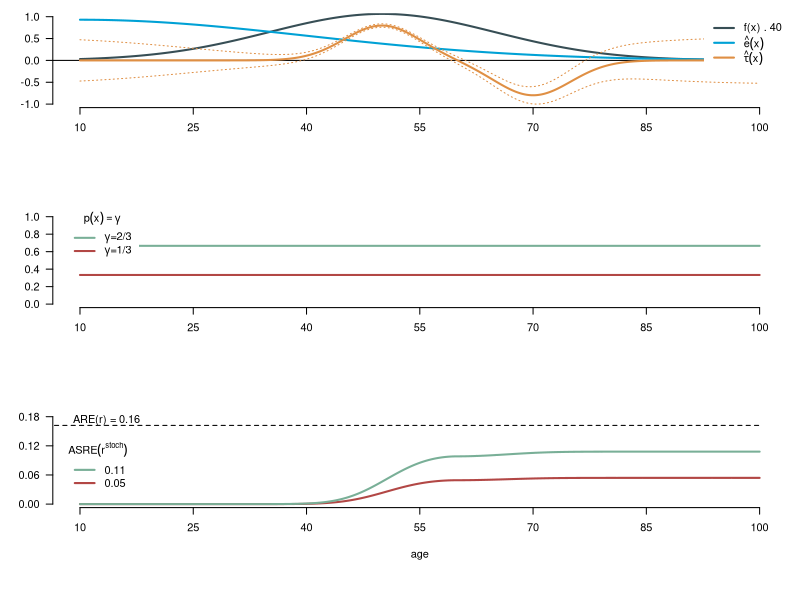
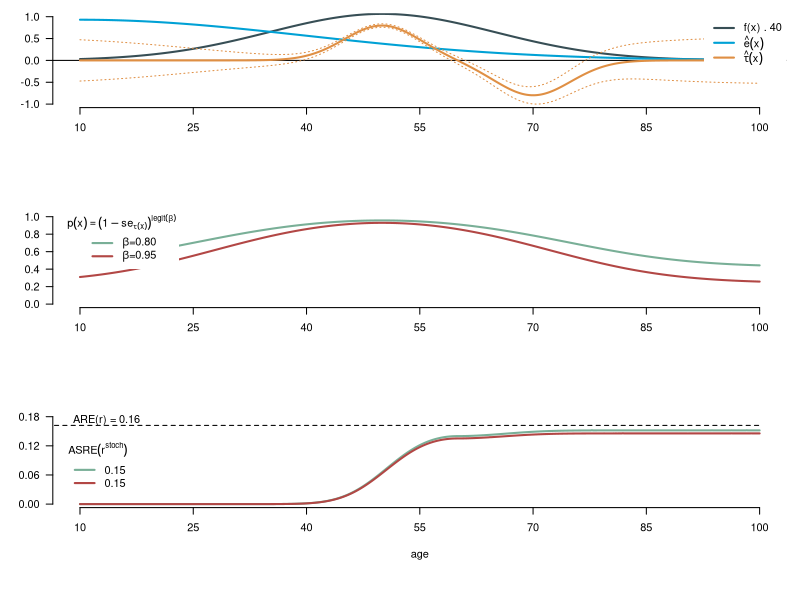
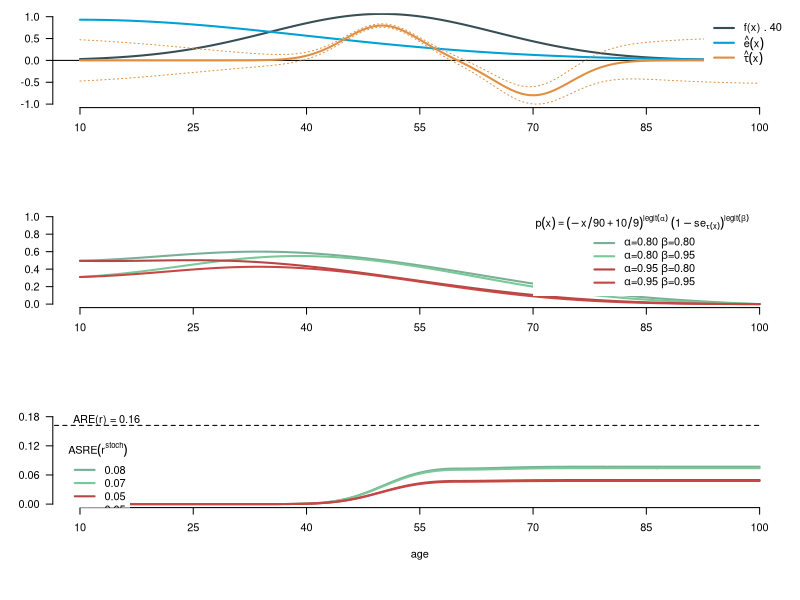
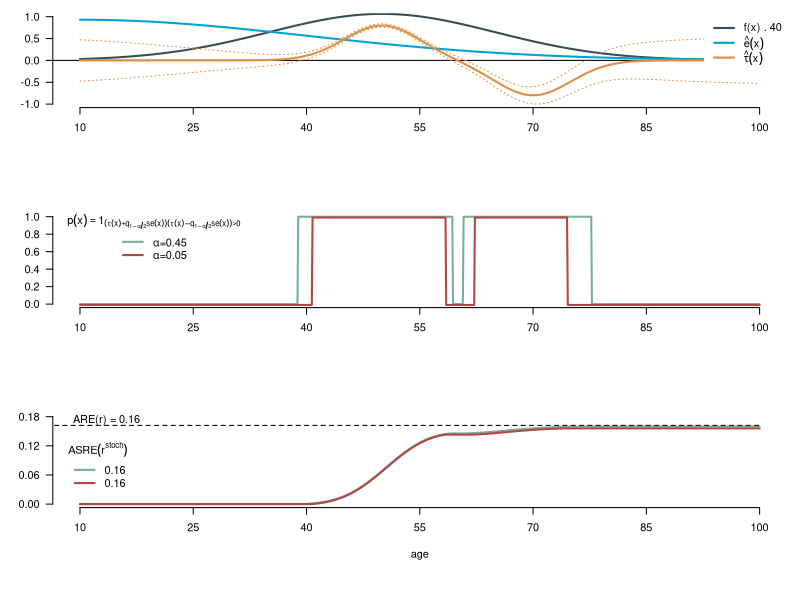
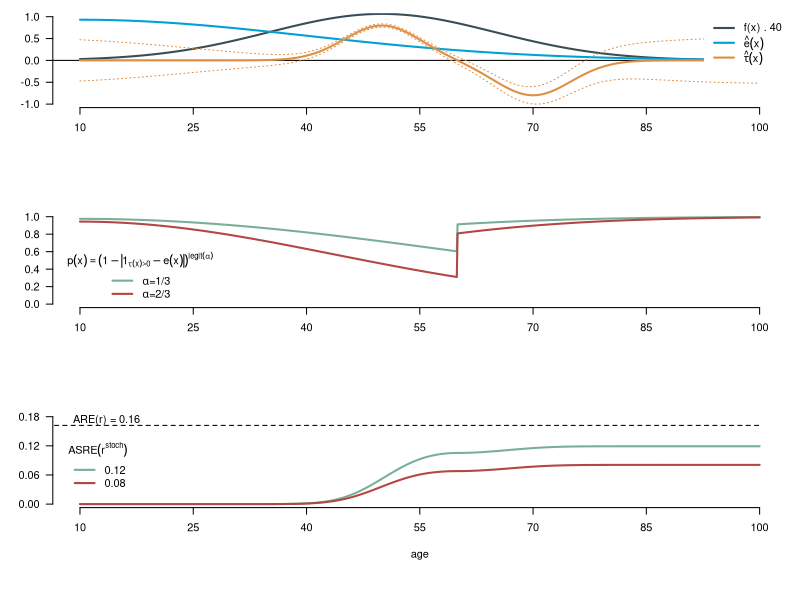

The R source for these figures, in order:
mu1 <- 50
sig1 <- 15

mu2 <- 20
sig2 <- 5

mu3 <- 40
sig3 <- 5

mu4 <- 50
sig4 <- 20

mu5 <- 10
sig5 <- 30

f1 <- function(x) {exp(-(x-mu1)^2/(2*sig1^2)) /(sig1*sqrt(2*pi)) }
f2 <- function(x) {exp(-(x-mu2)^2/(2*sig2^2)) /(sig2*sqrt(2*pi)) }
f3 <- function(x) {exp(-(x-mu3)^2/(2*sig3^2)) /(sig3*sqrt(2*pi)) }
f4 <- function(x) {exp(-(x-mu4)^2/(2*sig4^2)) /(sig4*sqrt(2*pi)) }
f5 <- function(x) {exp(-(x-mu5)^2/(2*sig5^2)) /(sig5*sqrt(2*pi)) }

f <- function(x) f1(x)
e <- function(x) 70*f5(x)

lwst <- .039
expan <- .00165
expit2 <- function(x) abs(1/(1+exp(-x))-.5+lwst)
se <- function(x) expit2(expan*(50-x)^2)
tau <- function(x) { 10*(f2(x-30)-f3(x-30)) }

r_e <- function(x) { 10*(f2(x)-f4(x)) }
i <- function(x) {.5*log((x+1)/(1-x)) }

p <- function(x) {gamma*(1-abs(r_e(x)))^i(alpha) }
#gam <- function(x){(1+exp(.1*(x-60)))^-1}

p1 <- function(x) {gam(x)*abs(tau(x))^i(alpha)*(1-se(x))^i(beta) }


asre_f <- function(x) { p(x)*f(x)*tau(x)*r_e(x) }
asre_f0 <- function(x) { p0(x)*f(x)*tau(x)*(ifelse(tau(x)>0,1,0)-e(x)) }
asre_f1 <- function(x) { p1(x)*f(x)*tau(x)*(ifelse(tau(x)>0,1,0)-e(x)) }

are_f1 <- function(x) { f(x)*tau(x)*(ifelse(tau(x)>0,1,0)-e(x)) }

p2 <- function(x) {gamma*abs(tau(x))^i(alpha) }
asre_f2 <- function(x) { p2(x)*f(x)*tau(x)*r_e(x) }

sim<- seq(10,100,by=.1)

wl <- 10
dev.new(width=wl, height=wl*3, pointsize=7)
par(mar=c(7,4,1,1))
par(mfrow=c(3,1))
par(xpd=FALSE)

# plot 1

plot(1, type="n", bty="n", xaxt="n", xlim=range(sim), ylim=c(-1,1), xlab="", ylab="", las=1)
axis(side=1, at = seq(10,100, by=15))
abline(h=0)
points(sim, 40*sapply(sim, f), type="l", lwd=2, col="#374E55FF")
#points(sim, sapply(sim, r_e), type="l", lwd=2, col="#00A1D5FF")
points(sim, sapply(sim, e), type="l", lwd=2, col="#00A1D5FF")
points(sim, sapply(sim, tau), type="l", lwd=2, col="#DF8F44FF")
points(sim, sapply(sim, function(x) tau(x)+se(x)), type="l", lwd=1, lty=3, col="#DF8F44FF")
points(sim, sapply(sim, function(x) tau(x)-se(x)), type="l", lwd=1, lty=3, col="#DF8F44FF")

par(xpd=TRUE)
legend("topright", box.lty = 0, bg="white",
       legend=c("f(x) . 40", expression(hat(e)(x)), expression(hat(tau)(x))),
       lwd=2, col=c("#374E55FF", "#00A1D5FF","#DF8F44FF"))

plot(1, type="n", bty="n", xaxt="n", xlim=range(sim), ylim=c(0,1), xlab="", ylab="", las=1)
axis(side=1, at = seq(10,100, by=15))

jamacol1 <- c("#79AF97FF", "#79C897")[1]
jamacol2 <- c("#B24745FF", "#C84745")[1]
jamacol <- c(jamacol2, jamacol1)

n <- 4
it <- 0
p0 <- function(x) {gamma }

for (k in seq(0,1,length=n)[-c(1,n)]) {
        gamma <- k
it <- it+1
lines(sim, sapply(sim, p0), lwd=2, col=jamacol[it])
}

legend(8,1.06, box.lty = 0, title=expression(p(x)==gamma),
       legend=rev(c(expression(paste(gamma, "=1/3 ")),
                expression(paste(gamma, "=2/3 ")))),
       lwd=2, col=rev(jamacol))


plot(1, type="n", bty="n", xaxt="n", yaxt="n", xlim=range(sim), ylim=c(0,.18), xlab="age", ylab="")
axis(side=1, at = seq(10,100, by=15))
axis(side=2, at = seq(0,.18, length=4), las=1)

n <- 4
it <- 0
asre_val <- list()

for (k in seq(0,1,length=n)[-c(1,n)]) {
        gamma <- k
        it <- it+1
        lines(sim, sapply(sim, function(x) integrate(asre_f0, lower=10, upper=x)$value), lwd=2, col=jamacol[it])
        asre_val[[it]] <- integrate(asre_f0, lower=10, upper=100)$value
}

par(xpd=FALSE)
asre_val <- sapply(asre_val,c)
are_val <- integrate(are_f1, lower=10, upper=100)$value

segments(0,are_val,100,are_val, lty=2)

legend(8,.13, box.lty = 0, title=expression(ASRE(r^stoch)), bg="white",
       legend=rev(format(round(asre_val, digits=2), nsmall = 2)), 
       lwd=2, col=rev(jamacol))
text(13.5, are_val+.01, paste("ARE(r) =", format(round(are_val, digits=2), nsmall = 2)) )

### plot 2

dev.new(width=wl, height=wl*3, pointsize=7)
par(mar=c(7,4,1,1))
par(mfrow=c(3,1))
par(xpd=FALSE)

plot(1, type="n", bty="n", xaxt="n", xlim=range(sim), ylim=c(-1,1), xlab="", ylab="", las=1)
axis(side=1, at = seq(10,100, by=15))
abline(h=0)
points(sim, 40*sapply(sim, f), type="l", lwd=2, col="#374E55FF")
#points(sim, sapply(sim, r_e), type="l", lwd=2, col="#00A1D5FF")
points(sim, sapply(sim, e), type="l", lwd=2, col="#00A1D5FF")
points(sim, sapply(sim, tau), type="l", lwd=2, col="#DF8F44FF")
points(sim, sapply(sim, function(x) tau(x)+se(x)), type="l", lwd=1, lty=3, col="#DF8F44FF")
points(sim, sapply(sim, function(x) tau(x)-se(x)), type="l", lwd=1, lty=3, col="#DF8F44FF")


legend("topright", box.lty = 0, bg="white",
       legend=c("f(x) . 40", expression(hat(e)(x)), expression(hat(tau)(x))),
       lwd=2, col=c("#374E55FF", "#00A1D5FF","#DF8F44FF"))

par(xpd=TRUE)
plot(1, type="n", bty="n", xaxt="n", xlim=range(sim), ylim=c(0,1), xlab="", ylab="", las=1)
axis(side=1, at = seq(10,100, by=15))

jamacol1 <- c("#79AF97FF", "#79C897")[1]
jamacol2 <- c("#B24745FF", "#C84745")[1]
jamacol <- c(jamacol1, jamacol2)

it <- 0
p0 <- function(x) (1-se(x))^i(beta)

for (k in c(.80,.95)) {
                beta <- k
                it <- it+1
                lines(sim, sapply(sim, p0), lwd=2, col=jamacol[it])
        }

legend(8,1.03, box.lty = 0, title=expression(p(x)==(1-se[tau(x)])^legit(beta)),
       legend=c(expression(paste(beta, "=0.80")),
                expression(paste(beta, "=0.95"))),
       lwd=2, col=jamacol)


plot(1, type="n", bty="n", xaxt="n", yaxt="n", xlim=range(sim), ylim=c(0,.18), xlab="age", ylab="")
axis(side=1, at = seq(10,100, by=15))
axis(side=2, at = seq(0,.18, length=4), las=1)

n <- 5
it <- 0
asre_val <- list()

for (k in c(.80,.95)) {
                beta <- k
                it <- it+1
                lines(sim, sapply(sim, function(x) integrate(asre_f0, lower=10, upper=x)$value), lwd=2, col=jamacol[it])
                asre_val[[it]] <- integrate(asre_f0, lower=10, upper=100)$value
        }

asre_val <- sapply(asre_val,c)
are_val <- integrate(are_f1, lower=10, upper=100)$value

par(xpd=FALSE)
segments(0,are_val,100,are_val, lty=2)

legend(8,.13, box.lty = 0, title=expression(ASRE(r^stoch)), bg="white",
       legend=format(round(asre_val, digits=2), nsmall = 2), 
       lwd=2, col=jamacol)
text(13.5, are_val+.01, paste("ARE(r) =", format(round(are_val, digits=2), nsmall = 2)) )

### plot 3
dev.new(width=wl, height=wl*3, pointsize=7)
par(mar=c(7,4,1,1))
par(mfrow=c(3,1))
par(xpd=FALSE)

plot(1, type="n", bty="n", xaxt="n", xlim=range(sim), ylim=c(-1,1), xlab="", ylab="", las=1)
axis(side=1, at = seq(10,100, by=15))
abline(h=0)
points(sim, 40*sapply(sim, f), type="l", lwd=2, col="#374E55FF")
#points(sim, sapply(sim, r_e), type="l", lwd=2, col="#00A1D5FF")
points(sim, sapply(sim, e), type="l", lwd=2, col="#00A1D5FF")
points(sim, sapply(sim, tau), type="l", lwd=2, col="#DF8F44FF")
points(sim, sapply(sim, function(x) tau(x)+se(x)), type="l", lwd=1, lty=3, col="#DF8F44FF")
points(sim, sapply(sim, function(x) tau(x)-se(x)), type="l", lwd=1, lty=3, col="#DF8F44FF")

par(xpd=TRUE)
legend("topright", box.lty = 0, bg="white",
       legend=c("f(x) . 40", expression(hat(e)(x)), expression(hat(tau)(x))),
       lwd=2, col=c("#374E55FF", "#00A1D5FF","#DF8F44FF"))

plot(1, type="n", bty="n", xaxt="n", xlim=range(sim), ylim=c(0,1), xlab="", ylab="", las=1)
axis(side=1, at = seq(10,100, by=15))

jamacol1 <- c("#79AF97FF", "#79C897")
jamacol2 <- c("#B24745FF", "#C84745")
jamacol <- c(jamacol1, jamacol2)

it <- 0
p0 <- function(x) (1-se(x))^i(beta) * (-x/90+10/9)^i(alpha)

for (j in c(.80,.95)) {
        alpha <- j
for (k in c(.80,.95)) {
        beta <- k
        it <- it+1
        lines(sim, sapply(sim, p0), lwd=2, col=jamacol[it])
}
}

legend(70,1.03, box.lty = 0, title=expression(p(x)==(-x/90+10/9)^legit(alpha)~(1-se[tau(x)])^legit(beta)),
       legend=c(expression(paste(alpha, "=0.80 ", beta, "=0.80")),
                expression(paste(alpha, "=0.80 ", beta, "=0.95")),
                expression(paste(alpha, "=0.95 ", beta, "=0.80")),
                expression(paste(alpha, "=0.95 ", beta, "=0.95"))),
       lwd=2, col=jamacol)


plot(1, type="n", bty="n", xaxt="n", yaxt="n", xlim=range(sim), ylim=c(0,.18), xlab="age", ylab="")
axis(side=1, at = seq(10,100, by=15))
axis(side=2, at = seq(0,.18, length=4), las=1)

it <- 0
asre_val <- list()

for (j in c(.80,.95)) {
        alpha <- j
        for (k in c(.80,.95)) {
                beta <- k
        it <- it+1
        lines(sim, sapply(sim, function(x) integrate(asre_f0, lower=10, upper=x)$value), lwd=2, col=jamacol[it])
        asre_val[[it]] <- integrate(asre_f0, lower=10, upper=100)$value
        }
}

asre_val <- sapply(asre_val,c)
are_val <- integrate(are_f1, lower=10, upper=100)$value

par(xpd=FALSE)
segments(0,are_val,100,are_val, lty=2)

legend(8,.13, box.lty = 0, title=expression(ASRE(r^stoch)), bg="white",
       legend=format(round(asre_val, digits=2), nsmall = 2), 
       lwd=2, col=jamacol)
text(13.5, are_val+.01, paste("ARE(r) =", format(round(are_val, digits=2), nsmall = 2)) )

### plot 4
dev.new(width=wl, height=wl*3, pointsize=7)
par(mar=c(7,4,1,1))
par(mfrow=c(3,1))
par(xpd=FALSE)

plot(1, type="n", bty="n", xaxt="n", xlim=range(sim), ylim=c(-1,1), xlab="", ylab="", las=1)
axis(side=1, at = seq(10,100, by=15))
abline(h=0)
points(sim, 40*sapply(sim, f), type="l", lwd=2, col="#374E55FF")
#points(sim, sapply(sim, r_e), type="l", lwd=2, col="#00A1D5FF")
points(sim, sapply(sim, e), type="l", lwd=2, col="#00A1D5FF")
points(sim, sapply(sim, tau), type="l", lwd=2, col="#DF8F44FF")
points(sim, sapply(sim, function(x) tau(x)+se(x)), type="l", lwd=1, lty=3, col="#DF8F44FF")
points(sim, sapply(sim, function(x) tau(x)-se(x)), type="l", lwd=1, lty=3, col="#DF8F44FF")

par(xpd=TRUE)
legend("topright", box.lty = 0, bg="white",
       legend=c("f(x) . 40", expression(hat(e)(x)), expression(hat(tau)(x))),
       lwd=2, col=c("#374E55FF", "#00A1D5FF","#DF8F44FF"))

plot(1, type="n", bty="n", xaxt="n", xlim=range(sim), ylim=c(0,1), xlab="", ylab="", las=1)
axis(side=1, at = seq(10,100, by=15))

jamacol1 <- c("#79AF97FF", "#79C897")[1]
jamacol2 <- c("#B24745FF", "#C84745")[1]
jamacol <- c(jamacol1, jamacol2)

p0 <- function(x) as.numeric(sign((tau(x)+qt*se(x))*(tau(x)-qt*se(x)))==1)

it <- 0
for (j in c(0.45, .05) ) {
        qt <- qnorm(1-j/2)
                it <- it+1
                lines(sim, sapply(sim, p0)-(it-1)*.01, lwd=2, col=jamacol[it])
        }

legend(8,1.03, box.lty = 0, title=expression(p(x)==1[(tau(x)+q[1-alpha/2]*se(x))*(tau(x)-q[1-alpha/2]*se(x))>0]),
       legend=c(expression(paste(alpha, "=0.45 ")),
                expression(paste(alpha, "=0.05 "))),
       lwd=2, col=jamacol)


plot(1, type="n", bty="n", xaxt="n", yaxt="n", xlim=range(sim), ylim=c(0,.18), xlab="age", ylab="")
axis(side=1, at = seq(10,100, by=15))
axis(side=2, at = seq(0,.18, length=4), las=1)

it <- 0
asre_val <- list()

for (j in c(0.3, .05) ) {
        qt <- qnorm(1-j/2)
        it <- it+1
                lines(seq(10,100, by=.5), sapply(seq(10,100, by=.5)+.05, function(x) integrate(asre_f0, lower=10, upper=x)$value), lwd=2, col=jamacol[it])
                asre_val[[it]] <- integrate(asre_f0, lower=10, upper=100)$value
        }

asre_val <- sapply(asre_val,c)
are_val <- integrate(are_f1, lower=10, upper=100)$value

par(xpd=FALSE)
segments(0,are_val,100,are_val, lty=2)

legend(8,.13, box.lty = 0, title=expression(ASRE(r^stoch)), bg="white",
       legend=format(round(asre_val, digits=2), nsmall = 2), 
       lwd=2, col=jamacol)
text(13.5, are_val+.01, paste("ARE(r) =", format(round(are_val, digits=2), nsmall = 2)) )

### plot 5
dev.new(width=wl, height=wl*3, pointsize=7)
par(mar=c(7,4,1,1))
par(mfrow=c(3,1))
par(xpd=FALSE)

plot(1, type="n", bty="n", xaxt="n", xlim=range(sim), ylim=c(-1,1), xlab="", ylab="", las=1)
axis(side=1, at = seq(10,100, by=15))
abline(h=0)
points(sim, 40*sapply(sim, f), type="l", lwd=2, col="#374E55FF")
#points(sim, sapply(sim, r_e), type="l", lwd=2, col="#00A1D5FF")
points(sim, sapply(sim, e), type="l", lwd=2, col="#00A1D5FF")
points(sim, sapply(sim, tau), type="l", lwd=2, col="#DF8F44FF")
points(sim, sapply(sim, function(x) tau(x)+se(x)), type="l", lwd=1, lty=3, col="#DF8F44FF")
points(sim, sapply(sim, function(x) tau(x)-se(x)), type="l", lwd=1, lty=3, col="#DF8F44FF")

par(xpd=TRUE)
legend("topright", box.lty = 0, bg="white",
       legend=c("f(x) . 40", expression(hat(e)(x)), expression(hat(tau)(x))),
       lwd=2, col=c("#374E55FF", "#00A1D5FF","#DF8F44FF"))

plot(1, type="n", bty="n", xaxt="n", xlim=range(sim), ylim=c(0,1), xlab="", ylab="", las=1)
axis(side=1, at = seq(10,100, by=15))

jamacol1 <- c("#79AF97FF", "#79C897")[1]
jamacol2 <- c("#B24745FF", "#C84745")[1]
jamacol <- c(jamacol1, jamacol2)

p0 <- function(x) (1-abs(ifelse(tau(x)>0,1,0)-e(x)))^i(alpha)

it <- 0
for (j in c(1/3, 2/3) ) { 
        alpha <- j
        it <- it+1
        lines(sim, sapply(sim, p0), lwd=2, col=jamacol[it])
}

legend(8,.6, box.lty = 0, title=expression(p(x)==(1-abs(1[tau(x)>0]-e(x)))^legit(alpha)),
       legend=c(expression(paste(alpha, "=1/3 ")),
                expression(paste(alpha, "=2/3 "))),
       lwd=2, col=jamacol)


plot(1, type="n", bty="n", xaxt="n", yaxt="n", xlim=range(sim), ylim=c(0,.18), xlab="age", ylab="")
axis(side=1, at = seq(10,100, by=15))
axis(side=2, at = seq(0,.18, length=4), las=1)

it <- 0
asre_val <- list()

for (j in c(1/3, 2/3) ) { 
        alpha <- j
        it <- it+1
        lines(seq(10,100, by=.5), sapply(seq(10,100, by=.5), function(x) integrate(asre_f0, lower=10, upper=x)$value), lwd=2, col=jamacol[it])
        asre_val[[it]] <- integrate(asre_f0, lower=10, upper=100)$value
}

asre_val <- sapply(asre_val,c)
are_val <- integrate(are_f1, lower=10, upper=100)$value

par(xpd=FALSE)
segments(0,are_val,100,are_val, lty=2)

legend(8,.13, box.lty = 0, title=expression(ASRE(r^stoch)), bg="white",
       legend=format(round(asre_val, digits=2), nsmall = 2), 
       lwd=2, col=jamacol)
text(13.5, are_val+.01, paste("ARE(r) =", format(round(are_val, digits=2), nsmall = 2)) )
